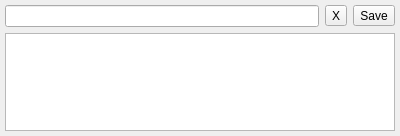
<?xml version="1.0" encoding="UTF-8"?>
<ui version="4.0">
 <class>QuickTaskTask</class>
 <widget class="QWidget" name="QuickTaskTask">
  <property name="geometry">
   <rect>
    <x>0</x>
    <y>0</y>
    <width>400</width>
    <height>136</height>
   </rect>
  </property>
  <property name="windowTitle">
   <string>Form</string>
  </property>
  <layout class="QVBoxLayout" name="verticalLayout">
   <property name="margin">
    <number>5</number>
   </property>
   <item>
    <layout class="QHBoxLayout" name="horizontalLayout">
     <item>
      <widget class="QLineEdit" name="title"/>
     </item>
     <item>
      <widget class="QToolButton" name="deleteButton">
       <property name="toolTip">
        <string>Delete Task</string>
       </property>
       <property name="text">
        <string>X</string>
       </property>
      </widget>
     </item>
     <item>
      <widget class="QToolButton" name="saveButton">
       <property name="text">
        <string>Save</string>
       </property>
      </widget>
     </item>
    </layout>
   </item>
   <item>
    <widget class="QTextEdit" name="description"/>
   </item>
  </layout>
 </widget>
 <resources/>
 <connections>
  <connection>
   <sender>deleteButton</sender>
   <signal>clicked()</signal>
   <receiver>QuickTaskTask</receiver>
   <slot>close()</slot>
   <hints>
    <hint type="sourcelabel">
     <x>17</x>
     <y>17</y>
    </hint>
    <hint type="destinationlabel">
     <x>199</x>
     <y>67</y>
    </hint>
   </hints>
  </connection>
 </connections>
</ui>
